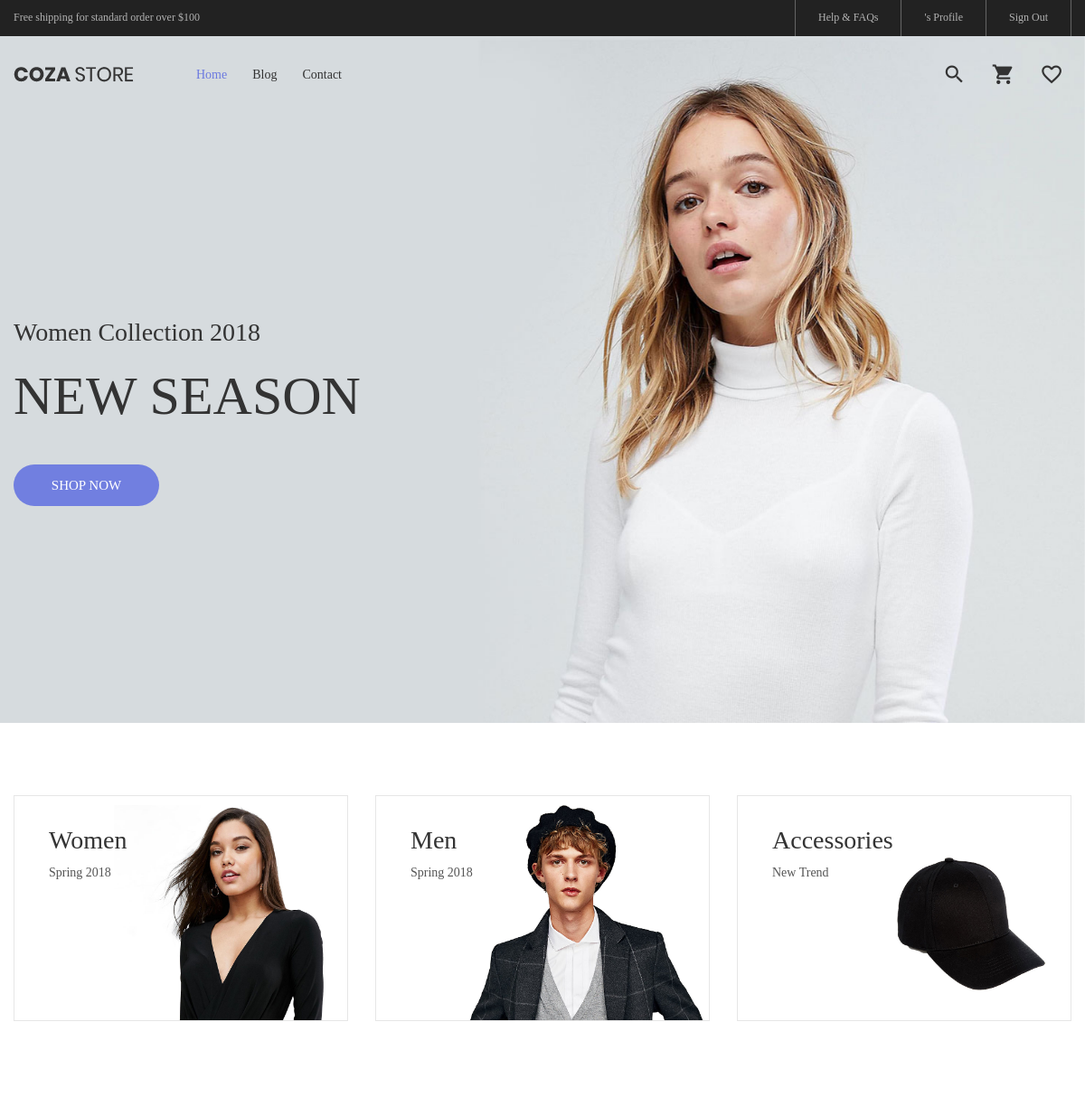
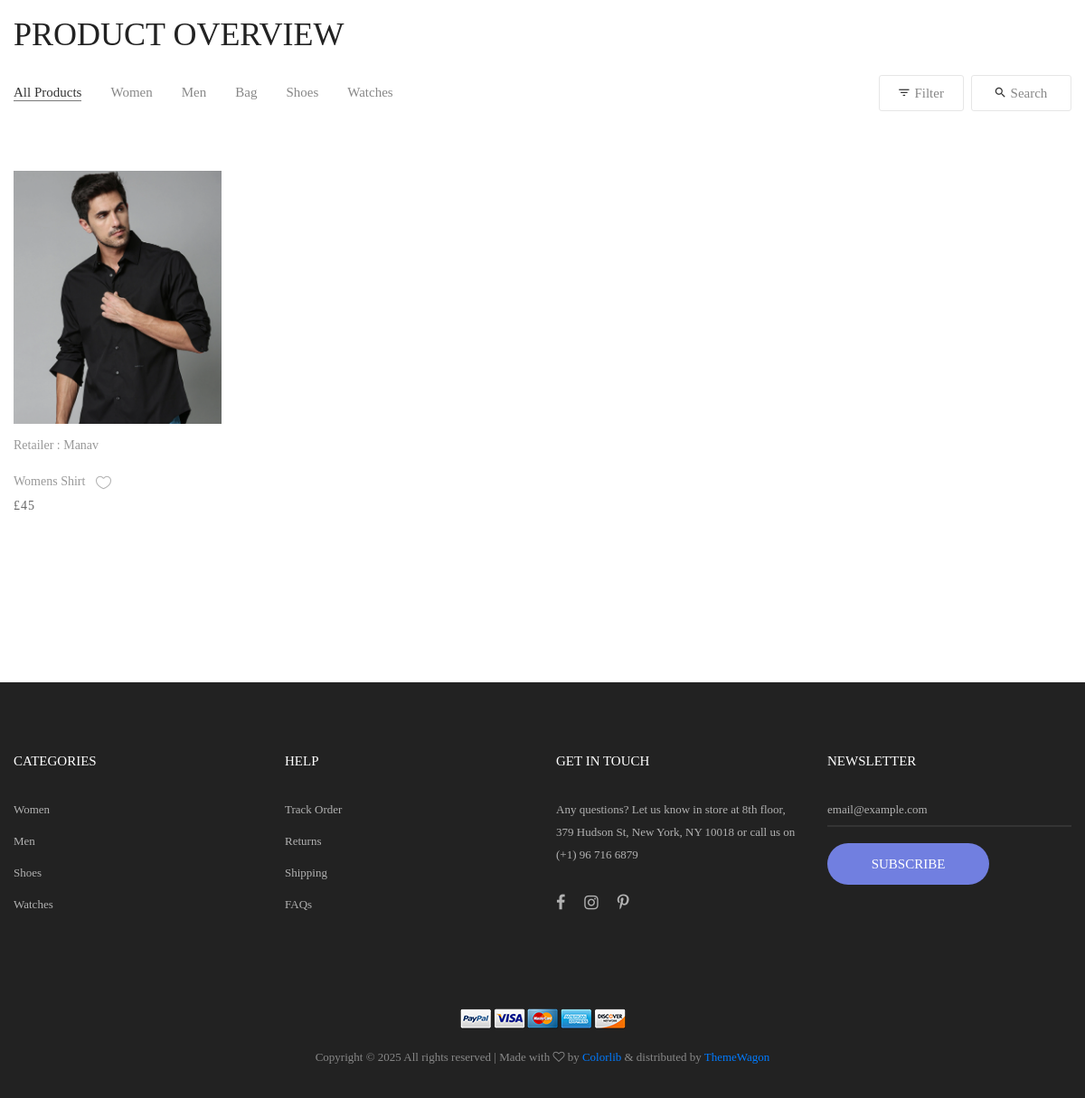
The app's page / (signed in) with its own data (2 pictures, top to bottom).
### seller/models.py (models this page shows, shortened)
class Product(models.Model):
    title = models.CharField(max_length=150)
    price = models.PositiveIntegerField()
    trader = models.ForeignKey(Seller, on_delete =models.CASCADE)
    quantity = models.PositiveIntegerField(default=1)
    desc = models.TextField()
    image = models.ImageField(upload_to="images/product/", default = "images/sample.jpg")
    in_stock = models.BooleanField(default=False)

class Seller(models.Model):
    fname = models.CharField(max_length=50)
    lname = models.CharField(max_length=90)
    email = models.EmailField(unique=True)
    phone = models.BigIntegerField(unique=True)
    address = models.TextField()
    password = models.CharField(max_length=255)
    class Meta:
        verbose_name = "Seller"
        verbose_name_plural = "Seller"

### customer/decorators.py (the view)
    def inner(request, *args, **kwargs):
        if "email" not in request.session:
            return redirect("signin")
        try:
            request.customer = Customer.objects.get(email=request.session["email"])
        except Customer.DoesNotExist:
            return redirect("signin")
        return func(request, *args, **kwargs)

### customer/views.py (called while the page is built)
@customer_check_session
def index(request, *args, **context):
    product = Product.objects.all()
    wishlist = Wishlist.objects.all()
    context.update({
        "product" : product,
        "wishlist" : wishlist
    })
    return render(request, "index.html",context=context)

### customer/templates/index.html (shortened to what this page needs)
{% extends 'base.html' %}
{% load static %}
{% block content %}
	<section class="section-slide">
		<div class="wrap-slick1">
			<div class="slick1">
				<div class="item-slick1" style="background-image: url({% static 'images/slide-01.jpg' %});">
					<div class="container h-full">
						<div class="flex-col-l-m h-full p-t-100 p-b-30 respon5">
							<div class="layer-slick1 animated visible-false" data-appear="fadeInDown" data-delay="0">
								<span class="ltext-101 cl2 respon2">
									Women Collection 2018
								</span>
							</div>
							<div class="layer-slick1 animated visible-false" data-appear="fadeInUp" data-delay="800">
								<h2 class="ltext-201 cl2 p-t-19 p-b-43 respon1">
									NEW SEASON
								</h2>
							</div>
							<div class="layer-slick1 animated visible-false" data-appear="zoomIn" data-delay="1600">
								<a href="product.html" class="flex-c-m stext-101 cl0 size-101 bg1 bor1 hov-btn1 p-lr-15 trans-04">
									Shop Now
								</a>
							</div>
						</div>
					</div>
				</div>
			</div>
		</div>
	</section>
	<div class="sec-banner bg0 p-t-80 p-b-50">
		<div class="container">
			<div class="row">
				<div class="col-md-6 col-xl-4 p-b-30 m-lr-auto">
					<div class="block1 wrap-pic-w">
						<img src="{% static 'images/banner-01.jpg' %}" alt="IMG-BANNER">
						<a href="product.html" class="block1-txt ab-t-l s-full flex-col-l-sb p-lr-38 p-tb-34 trans-03 respon3">
							<div class="block1-txt-child1 flex-col-l">
								<span class="block1-name ltext-102 trans-04 p-b-8">
									Women
								</span>
								<span class="block1-info stext-102 trans-04">
									Spring 2018
								</span>
							</div>
						</a>
					</div>
				</div>
				<div class="col-md-6 col-xl-4 p-b-30 m-lr-auto">
					<div class="block1 wrap-pic-w">
						<img src="{% static 'images/banner-02.jpg' %}" alt="IMG-BANNER">
						<a href="product.html" class="block1-txt ab-t-l s-full flex-col-l-sb p-lr-38 p-tb-34 trans-03 respon3">
							<div class="block1-txt-child1 flex-col-l">
								<span class="block1-name ltext-102 trans-04 p-b-8">
									Men
								</span>
								<span class="block1-info stext-102 trans-04">
									Spring 2018
								</span>
							</div>
						</a>
					</div>
				</div>
				<div class="col-md-6 col-xl-4 p-b-30 m-lr-auto">
					<div class="block1 wrap-pic-w">
						<img src="{% static 'images/banner-03.jpg' %}" alt="IMG-BANNER">
						<a href="product.html" class="block1-txt ab-t-l s-full flex-col-l-sb p-lr-38 p-tb-34 trans-03 respon3">
							<div class="block1-txt-child1 flex-col-l">
								<span class="block1-name ltext-102 trans-04 p-b-8">
									Accessories
								</span>
								<span class="block1-info stext-102 trans-04">
									New Trend
								</span>
							</div>
						</a>
					</div>
				</div>
			</div>
		</div>
	</div>
	<section class="bg0 p-t-23 p-b-140">
		<div class="container">
			<div class="p-b-10">
				<h3 class="ltext-103 cl5">
					Product Overview
				</h3>
			</div>
			<div class="flex-w flex-sb-m p-b-52">
				<div class="flex-w flex-l-m filter-tope-group m-tb-10">
					<button class="stext-106 cl6 hov1 bor3 trans-04 m-r-32 m-tb-5 how-active1" data-filter="*">
						All Products
					</button>
					<button class="stext-106 cl6 hov1 bor3 trans-04 m-r-32 m-tb-5" data-filter=".women">
						Women
					</button>
					<button class="stext-106 cl6 hov1 bor3 trans-04 m-r-32 m-tb-5" data-filter=".men">
						Men
					</button>
					<button class="stext-106 cl6 hov1 bor3 trans-04 m-r-32 m-tb-5" data-filter=".bag">
						Bag
					</button>
					<button class="stext-106 cl6 hov1 bor3 trans-04 m-r-32 m-tb-5" data-filter=".shoes">
						Shoes
					</button>
					<button class="stext-106 cl6 hov1 bor3 trans-04 m-r-32 m-tb-5" data-filter=".watches">
						Watches
					</button>
				</div>
				<div class="flex-w flex-c-m m-tb-10">
					<div class="flex-c-m stext-106 cl6 size-104 bor4 pointer hov-btn3 trans-04 m-r-8 m-tb-4 js-show-filter">
						<i class="icon-filter cl2 m-r-6 fs-15 trans-04 zmdi zmdi-filter-list"></i>
						 Filter
					</div>
					<div class="flex-c-m stext-106 cl6 size-105 bor4 pointer hov-btn3 trans-04 m-tb-4 js-show-search">
						<i class="icon-search cl2 m-r-6 fs-15 trans-04 zmdi zmdi-search"></i>
						Search
					</div>
				</div>
			</div>
			<div class="row isotope-grid">
				{% for i in product %}
				<div class="col-sm-6 col-md-4 col-lg-3 p-b-	35 isotope-item women">
					<div class="block2">
						<div class="block2-pic hov-img0">
							<img src="{{i.image.url}}" alt="IMG-PRODUCT" style="height: 280px; width: 230px;">
						</div>
						<div class="block2-txt flex-w flex-t p-t-14">
							<div class="block2-txt-child1 flex-col-l ">
								<a href="#" class="stext-104 cl4 hov-cl1 trans-04 js-name-b5 p-b-6">
									Retailer : {{i.trader.fname}}
								</a>
								<div class="block2-txt flex-w flex-t p-t-14">
									<div class="block2-txt-child1 flex-col-l ">
										<a href="#" class="stext-104 cl4 hov-cl1 trans-04 js-name-b2 p-b-6">
											{{i.title}}
										</a>
										<span class="stext-105 cl3">
											£{{i.price}}
										</span>
									</div>
									<div class="block2-txt-child2 flex-r p-t-3">
										{% if request.session.email %}
										<a href="{% url 'add_to_wishlist' pk=i.pk %}" class="btn-addwish-b2 dis-block pos-relative">
											<img class="icon-heart1 dis-block trans-04"
												src="{% static 'images/icons/icon-heart-01.png' %}" alt="ICON">
												{% endif %}
											</a>
										</div>
									</div>
								</div>
							</div>
						</div>
					</div>
					{% endfor %}
				</div>
				<div>
					<br>
					<br>
				</div>
	</section>
{% endblock content %}

### customer/static/css/main.css (style rules this page uses)
.container { max-width: 1380px; }
@media (max-width: 1600px) { .container { max-width: 1200px; } }
.slick-slide { outline: none !important; }
.wrap-slick1 { position: relative; }
.item-slick1 { height: calc(100vh - 40px); background-size: cover; background-repeat: no-repeat; background-position: center center; }
.block1 { position: relative; border: 1px solid #e6e6e6; }
.block1-txt { background-color: rgba(103,117,214,0.0); }
.block1-name { color: #333; }
.block1-info { color: #555; }
.block2-pic { position: relative; }
.block2-txt-child1 { width: calc(100% - 30px); }
.block2-txt-child2 { width: 30px; }
.cl0 { color: #fff; }
.cl2 { color: #333; }
.cl3 { color: #666; }
.cl4 { color: #999; }
.cl5 { color: #222; }
.cl6 { color: #888; }
.stext-101 { font-family: Poppins-Medium; font-size: 15px; line-height: 1.466667; text-transform: uppercase; }
.stext-102 { font-family: Poppins-Regular; font-size: 14px; line-height: 1.7; }
.stext-104 { font-family: Poppins-Regular; font-size: 14px; line-height: 1.466667; }
.stext-105 { font-family: Poppins-Regular; font-size: 14px; line-height: 1.466667; letter-spacing: 1px; }
.stext-106 { font-family: Poppins-Regular; font-size: 15px; line-height: 1.2; }
.ltext-101 { font-family: Poppins-Regular; font-size: 28px; line-height: 1.2857; }
.ltext-102 { font-family: Poppins-Bold; font-size: 28px; line-height: 1.1; }
.ltext-103 { font-family: Poppins-Bold; font-size: 36px; line-height: 1.1; text-transform: uppercase; }
.ltext-201 { font-family: PlayfairDisplay-Bold; font-size: 60px; line-height: 1.1; text-transform: uppercase; }
.size-101 { min-width: 161px; height: 46px; }
.size-104 { min-width: 94px; height: 40px; }
.size-105 { min-width: 111px; height: 40px; }
.bg0 { background-color: #fff; }
.bg1 { background-color: #717fe0; }
.bor1 { border-radius: 23px; }
.bor3 { border-bottom: 1px solid transparent; }
.bor4 { border: 1px solid #e6e6e6; border-radius: 3px; }
.how-active1 { color: #333; border-color: #797979; }
.hov-img0 { display: block; overflow: hidden; }
.hov-img0 img { width: 100%; -webkit-transition: transform 0.9s ease; -o-transition: transform 0.9s ease; -moz-transition: transform 0.9s ease; transition: transform 0.9s ease; }

### records on screen
Product: image (picture), trader.fname "Manav", title "Womens Shirt", price "45"
